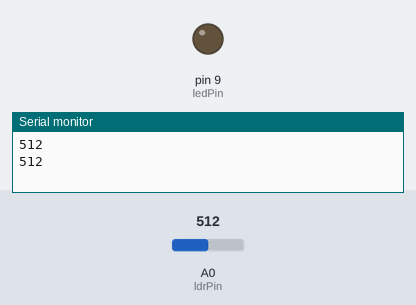
The sketch below on a simulated Arduino Uno, built with avr-gcc and run on an emulated ATmega328P. Parts: output pins drawn as LEDs (lit = HIGH), the last lines printed to the serial monitor. The inputs (shaded band) are chosen by the test bench; at power-on: A0 (ldrPin) = 512.

Above: at 1.8 s.
1.9 s: A0 (ldrPin) set to 1001
3.4 s: A0 (ldrPin) set to 1011
At 4.5 s:
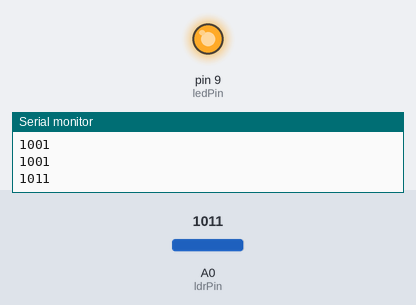
5.5 s: A0 (ldrPin) set to 900
At 7.2 s:
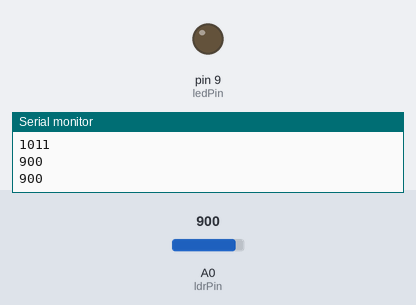
7.5 s: A0 (ldrPin) set to 1020
At 8.8 s:
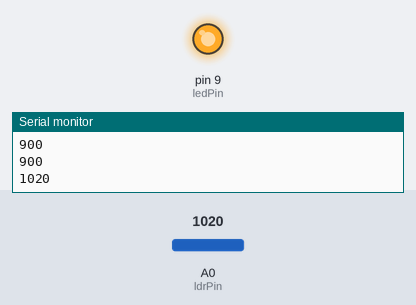
Timing chart, 0 to 10.5 s (numbered marks = the images above; inputs shaded):
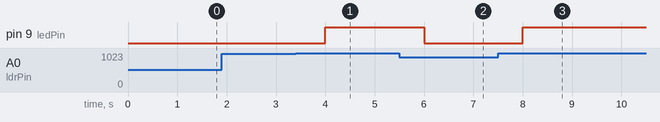

Measured:
- the behaviour switches between 1010 and 1011 on A0 (ldrPin) (found by bisection; images 0 and 1)
- after the input at 3.4 s, pin 9 (ledPin): LOW → HIGH after 0.60 s
- after the input at 5.5 s, pin 9 (ledPin): HIGH → LOW after 0.50 s
- after the input at 7.5 s, pin 9 (ledPin): LOW → HIGH after 0.50 s

The sketch:

LDR_Control.ino
```cpp
const int ledPin = 9;
const int ldrPin = A0;

void setup()
{
    pinMode(ledPin, OUTPUT);
    Serial.begin(9600);
}

void loop()
{
    int lightValue = analogRead(ldrPin); // store the LDR sensor reading
    Serial.println(lightValue); // print the sensor value to determine the threshold

    if (lightValue > 1010)
    {
        digitalWrite(ledPin, HIGH); // turn on when greater than 1010
    }
    else
    {
        digitalWrite(ledPin, LOW); // turn off when lesser
    }

    delay(1000);
}
```
